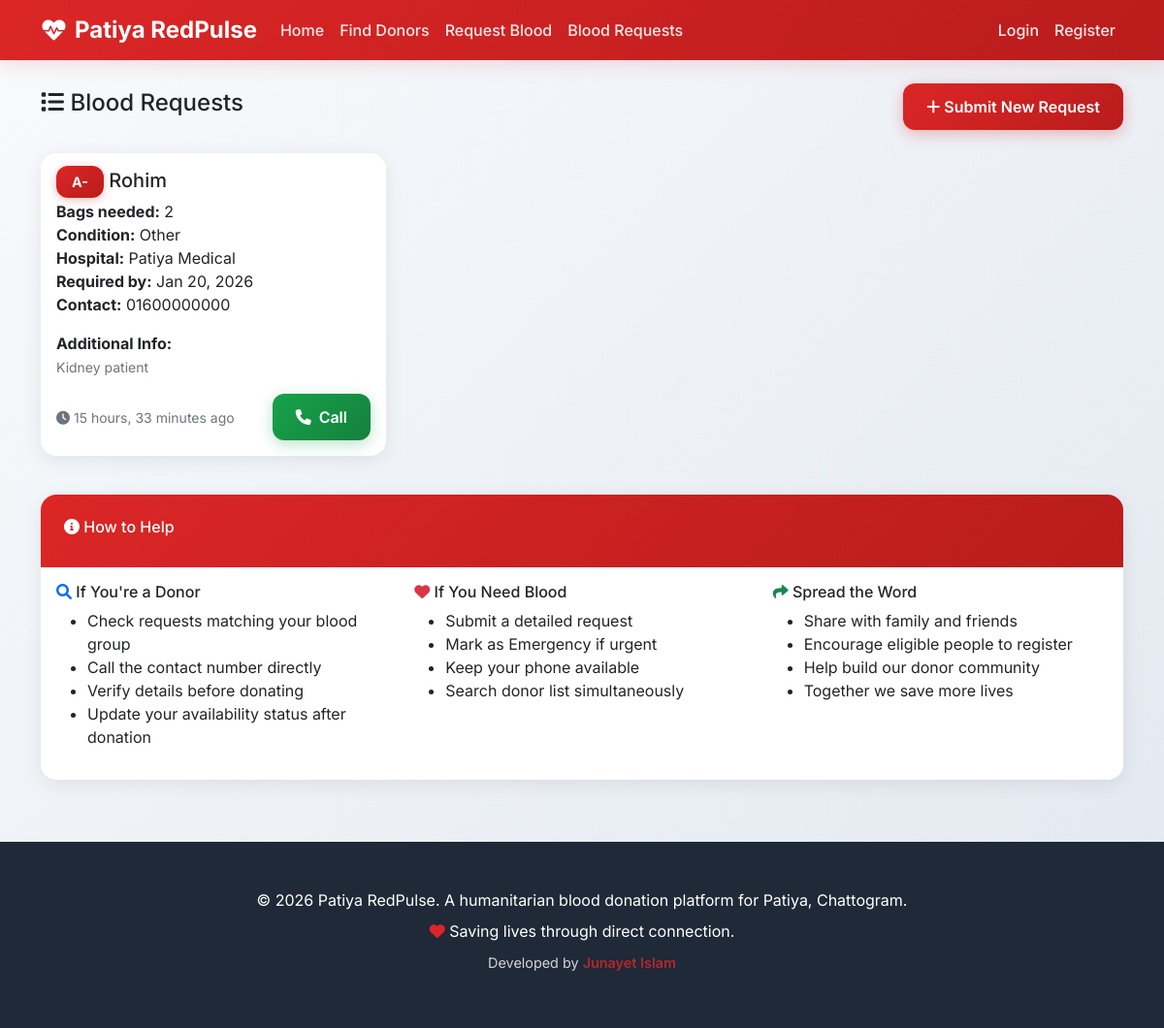
The app's page /blood-requests/ with its own data.
### blood_requests/models.py (models this page shows, shortened)
class BloodRequest(models.Model):
    EMERGENCY_LEVELS = [
        ('Normal', 'Normal'),
        ('Emergency', 'Emergency'),
    ]
    PATIENT_CONDITIONS = [
        ('Stable', 'Stable'),
        ('Critical', 'Critical'),
        ('Life Threatening', 'Life Threatening'),
        ('Surgery', 'Surgery'),
        ('Accident', 'Accident'),
        ('Maternity', 'Maternity'),
        ('Other', 'Other'),
    ]
    BLOOD_GROUPS = [
        ('A+', 'A+'),
        ('A-', 'A-'),
        ('B+', 'B+'),
        ('B-', 'B-'),
        ('AB+', 'AB+'),
        ('AB-', 'AB-'),
        ('O+', 'O+'),
        ('O-', 'O-'),
    ]
    patient_name = models.CharField(max_length=100)
    required_blood_group = models.CharField(max_length=3, choices=BLOOD_GROUPS)
    number_of_bags = models.IntegerField(default=1)
    hospital_name = models.CharField(max_length=200)
    hospital_address = models.TextField()
    patient_condition = models.CharField(max_length=20, choices=PATIENT_CONDITIONS, default='Stable')
    emergency_level = models.CharField(max_length=10, choices=EMERGENCY_LEVELS, default='Normal')
    required_date = models.DateField()
    contact_phone = models.CharField(max_length=15)
    additional_info = models.TextField(blank=True, null=True)
    request_date = models.DateTimeField(default=timezone.now)
    is_active = models.BooleanField(default=True)
    @property
    def is_emergency(self):
        return self.emergency_level == 'Emergency'
    class Meta:
        ordering = ['-request_date']

### blood_requests/views.py (the view)
# urls.py: path('blood-requests/', views.blood_requests_list, name='blood_requests_list'),
def blood_requests_list(request):
    requests = BloodRequest.objects.filter(is_active=True).order_by('-request_date')
    context = {
        'requests': requests,
        'title': 'Blood Requests'
    }
    return render(request, 'blood_requests/requests_list.html', context)

### templates/blood_requests/requests_list.html (shortened to what this page needs)
{% extends 'base.html' %}
{% block content %}
<div class="d-flex justify-content-between align-items-center mb-4">
    <h4><i class="fas fa-list"></i> Blood Requests</h4>
    <a href="{% url 'submit_blood_request' %}" class="btn btn-primary">
        <i class="fas fa-plus"></i> Submit New Request
    </a>
</div>
{% if requests %}
    <div class="row">
        {% for request in requests %}
            <div class="col-md-6 col-lg-4 mb-3">
                <div class="card {% if request.is_emergency %}border-danger{% endif %}">
                    <div class="card-body">
                        <h5 class="card-title">
                            <span class="blood-group-badge">{{ request.required_blood_group }}</span>
                            {{ request.patient_name }}
                        </h5>
                        <p class="card-text">
                            <strong>Bags needed:</strong> {{ request.number_of_bags }}<br>
                            <strong>Condition:</strong> {{ request.patient_condition }}<br>
                            <strong>Hospital:</strong> {{ request.hospital_name }}<br>
                            <strong>Required by:</strong> {{ request.required_date|date:"M d, Y" }}<br>
                            <strong>Contact:</strong> {{ request.contact_phone }}
                        </p>
                        {% if request.additional_info %}
                            <p class="card-text">
                                <strong>Additional Info:</strong><br>
                                <small class="text-muted">{{ request.additional_info|truncatewords:20 }}</small>
                            </p>
                        {% endif %}
                        <div class="d-flex justify-content-between align-items-center">
                            <small class="text-muted">
                                <i class="fas fa-clock"></i> {{ request.request_date|timesince }} ago
                            </small>
                            <a href="tel:{{ request.contact_phone }}" class="call-btn">
                                <i class="fas fa-phone"></i> Call
                            </a>
                        </div>
                    </div>
                </div>
            </div>
        {% endfor %}
    </div>
{% endif %}
<div class="card mt-4">
    <div class="card-header">
        <h6><i class="fas fa-info-circle"></i> How to Help</h6>
    </div>
    <div class="card-body">
        <div class="row">
            <div class="col-md-4">
                <h6><i class="fas fa-search text-primary"></i> If You're a Donor</h6>
                <ul>
                    <li>Check requests matching your blood group</li>
                    <li>Call the contact number directly</li>
                    <li>Verify details before donating</li>
                    <li>Update your availability status after donation</li>
                </ul>
            </div>
            <div class="col-md-4">
                <h6><i class="fas fa-heart text-danger"></i> If You Need Blood</h6>
                <ul>
                    <li>Submit a detailed request</li>
                    <li>Mark as Emergency if urgent</li>
                    <li>Keep your phone available</li>
                    <li>Search donor list simultaneously</li>
                </ul>
            </div>
            <div class="col-md-4">
                <h6><i class="fas fa-share text-success"></i> Spread the Word</h6>
                <ul>
                    <li>Share with family and friends</li>
                    <li>Encourage eligible people to register</li>
                    <li>Help build our donor community</li>
                    <li>Together we save more lives</li>
                </ul>
            </div>
        </div>
    </div>
</div>
{% endblock %}

### templates/base.html (style rules this page uses)
:root { --medical-red: #dc2626; --medical-red-dark: #b91c1c; --medical-red-light: #fef2f2; --medical-blue: #2563eb; --medical-blue-light: #eff6ff; --medical-green: #16a34a; --medical-green-light: #f0fdf4; --medical-yellow: #d97706; --medical-yellow-light: #fffbeb; --medical-gray: #6b7280; --medical-gray-light: #f9fafb; --medical-dark: #1f2937; }
* { font-family: 'Inter', sans-serif; }
body { background: linear-gradient(135deg, #f8fafc 0%, #e2e8f0 100%); min-height: 100vh; }
.card { background: white; border-radius: 16px; box-shadow: 0 4px 20px rgba(0, 0, 0, 0.08); border: none; overflow: hidden; transition: all 0.3s ease; }
.card-header { background: linear-gradient(135deg, var(--medical-red) 0%, var(--medical-red-dark) 100%); color: white; font-weight: 600; padding: 1.5rem; border: none; }
.btn-primary { background: linear-gradient(135deg, var(--medical-red) 0%, var(--medical-red-dark) 100%); border: none; border-radius: 12px; padding: 0.75rem 1.5rem; font-weight: 600; transition: all 0.3s ease; box-shadow: 0 4px 15px rgba(220, 38, 38, 0.3); }
.call-btn { background: linear-gradient(135deg, var(--medical-green) 0%, #15803d 100%); color: white; border: none; border-radius: 12px; padding: 0.75rem 1.5rem; font-weight: 600; text-decoration: none; display: inline-flex; align-items: center; gap: 0.5rem; transition: all 0.3s ease; box-shadow: 0 4px 15px rgba(22, 163, 74, 0.3); }
.blood-group-badge { background: linear-gradient(135deg, var(--medical-red) 0%, var(--medical-red-dark) 100%); color: white; padding: 0.5rem 1rem; border-radius: 12px; font-weight: 700; font-size: 0.9rem; box-shadow: 0 2px 10px rgba(220, 38, 38, 0.3); }

### records on screen
BloodRequest: required_blood_group "A-", patient_name "Rohim", number_of_bags "2", patient_condition "Other", hospital_name "Patiya Medical", required_date "Jan 20, 2026", contact_phone "01600000000", additional_info "Kidney patient", request_date "15 hours, 33 minutes"
